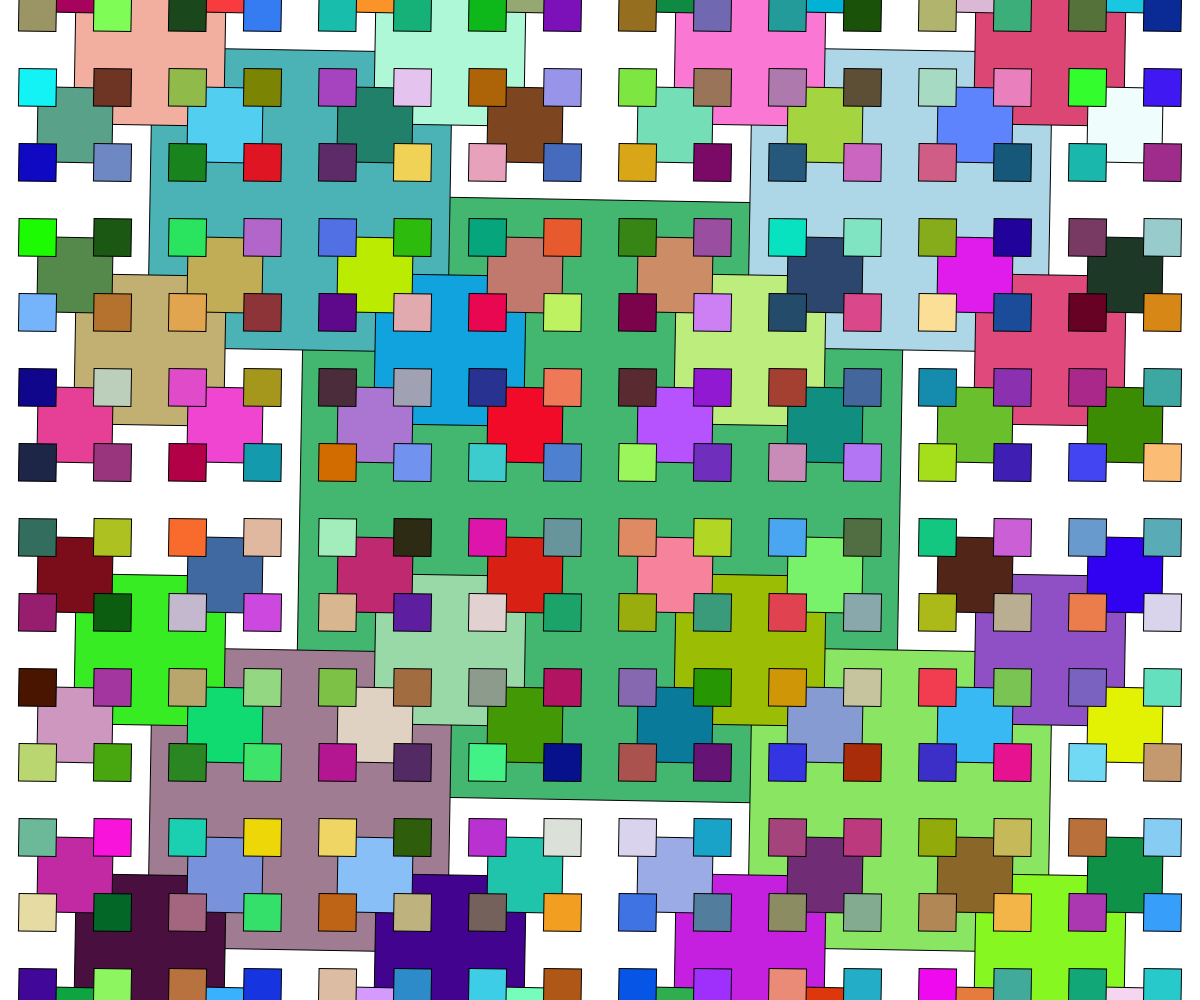
Frame 1 (no input)
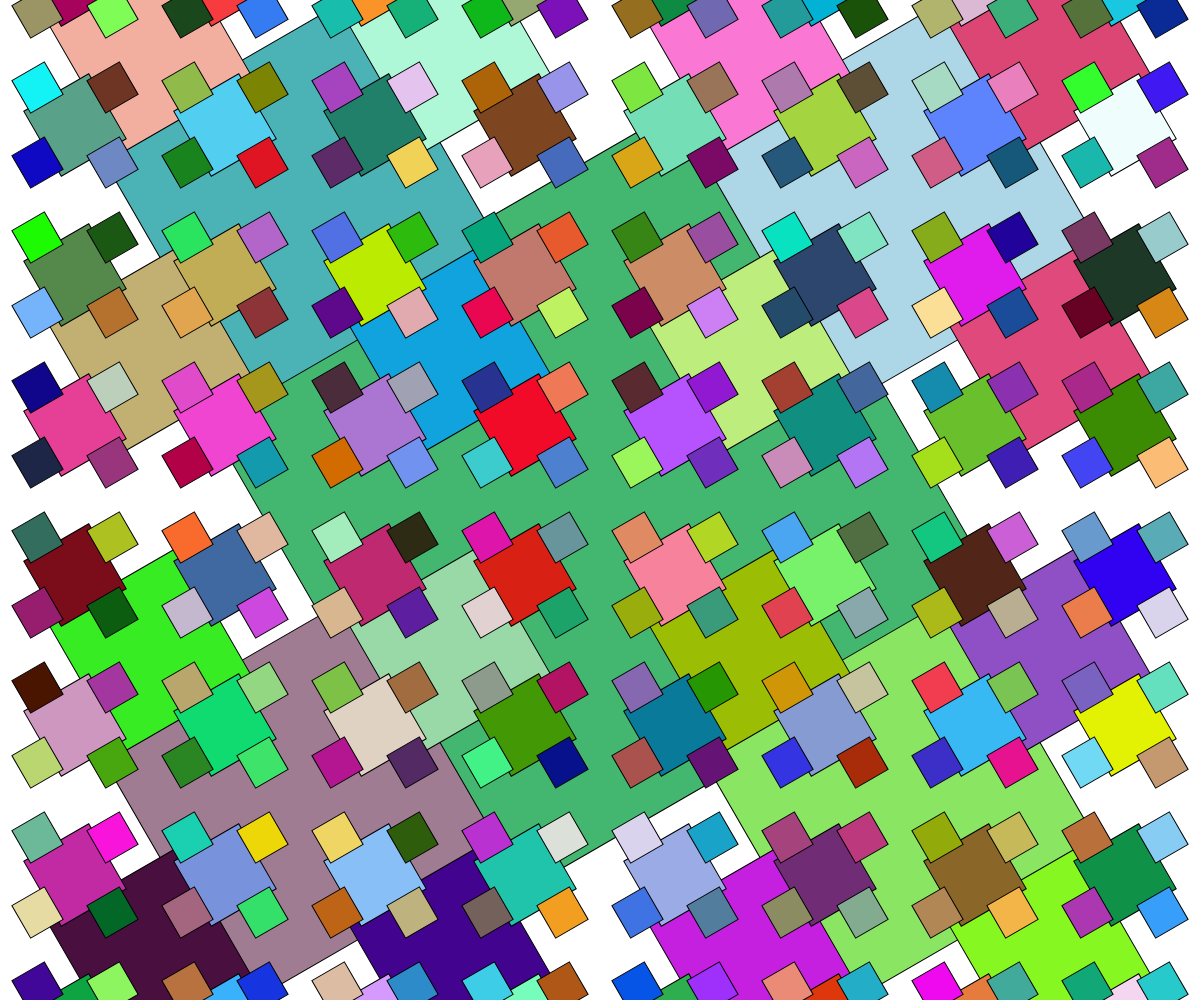
Frame 60 (no input)
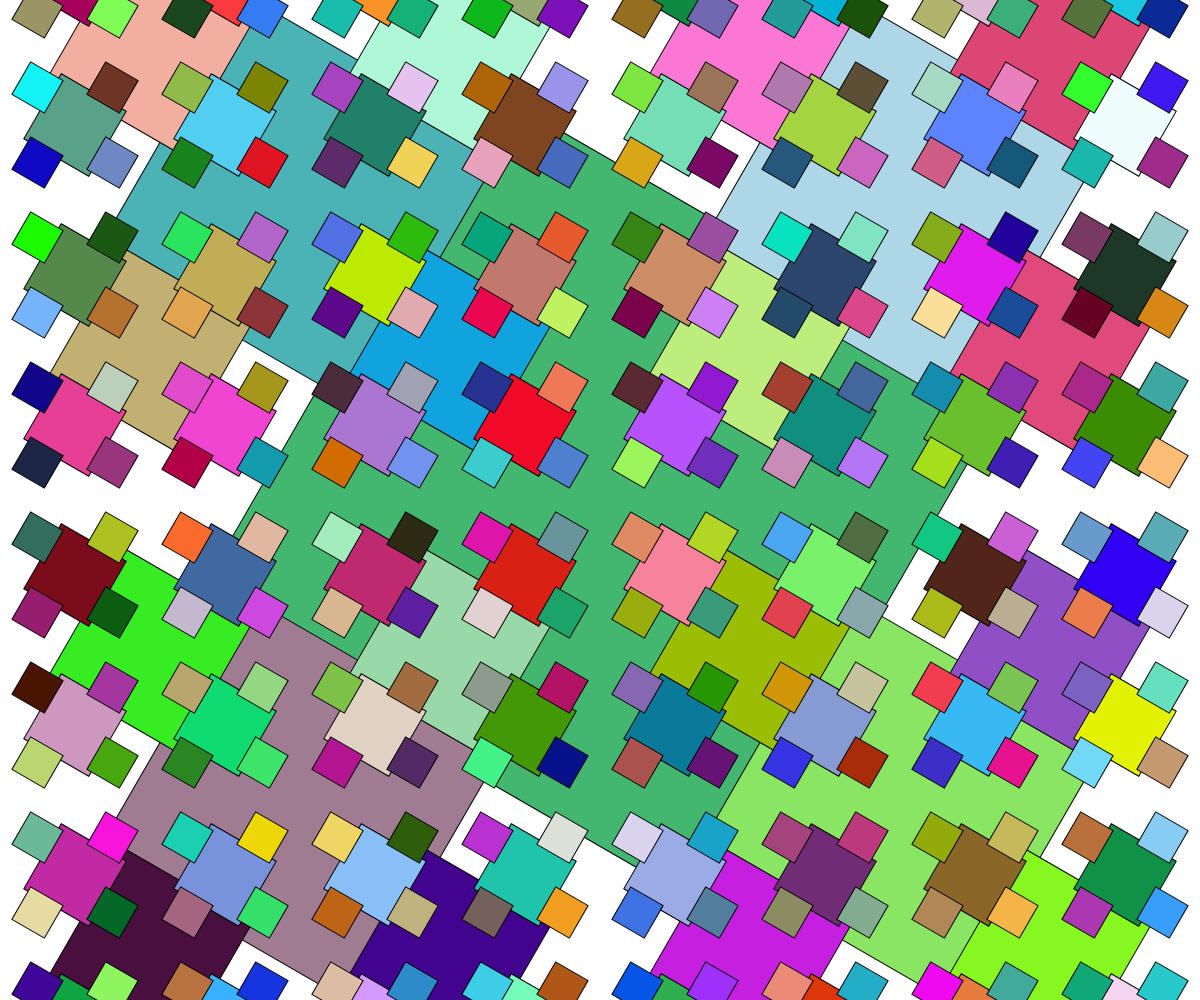
Frame 120 (the mouse pressed at the canvas centre since frame 60)

The p5.js sketch that drew these frames (run headless with seeded random() and noise() and a simulated clock; from frame 60 on, the mouse is pressed at the canvas centre):

// p5.js sketch
// ── sketch.js
// Recusion and Fractals
// Anees Ahmad
// 11/13/2024
//


let seed;

function setup() {
  createCanvas(windowWidth, windowHeight);
  // noFill();
  seed = random(100);
}

function draw() {
  background(255);
  randomSeed(seed);
  // circleInCircle(width / 2, height / 2, width);
  // cantor(width*0.1, height * 0.3, width * 0.8, 6);
  // circleFractal(width/2, height/2, height/2);
  squareFractal(width/2, height/2, width/2);
}


function squareFractal(x, y, len) {
  if (len > 30) {
    rectMode(CENTER);
    fill(random(255), random(255), random(255));
    push();
    translate(x, y);
    rotate(radians(frameCount));
    square(0, 0, len);
    pop();


    squareFractal(x - len / 2, y - len / 2, len / 2);
    squareFractal(x - len / 2, y + len / 2, len / 2);
    squareFractal(x + len / 2, y - len / 2, len / 2);
    squareFractal(x + len / 2, y + len / 2, len / 2);

  }
}


function circleFractal(x, y, d) {
  if (d > 2) {
    circle(x, y, d);


    circleFractal(x + d / 2, y, d / 2);
    circleFractal(x - d / 2, y, d / 2);
    circleFractal(x, y + d / 2, d / 2);
  }
}



function cantor(x, y, len, depth) {
  if (depth > 0) {
    line(x, y, x + len, y);

    let newY = y + 20;
    cantor(x, newY, len / 3, depth - 1);
    cantor(x + 2 / 3 * len, newY, len / 3, depth - 1);
  }
  //base case, return
}



function circleInCircle(x, y, d) {
  if (d > 10) {
    circle(x, y, d);

    //     what you are mapping
    //              |       
    //              |    from   to    min   max
    let den = map(mouseX, 0, width, 1.01, 1.5);
    circleInCircle(x, y, d / den);
  }
  //base case - stop drawing
}
